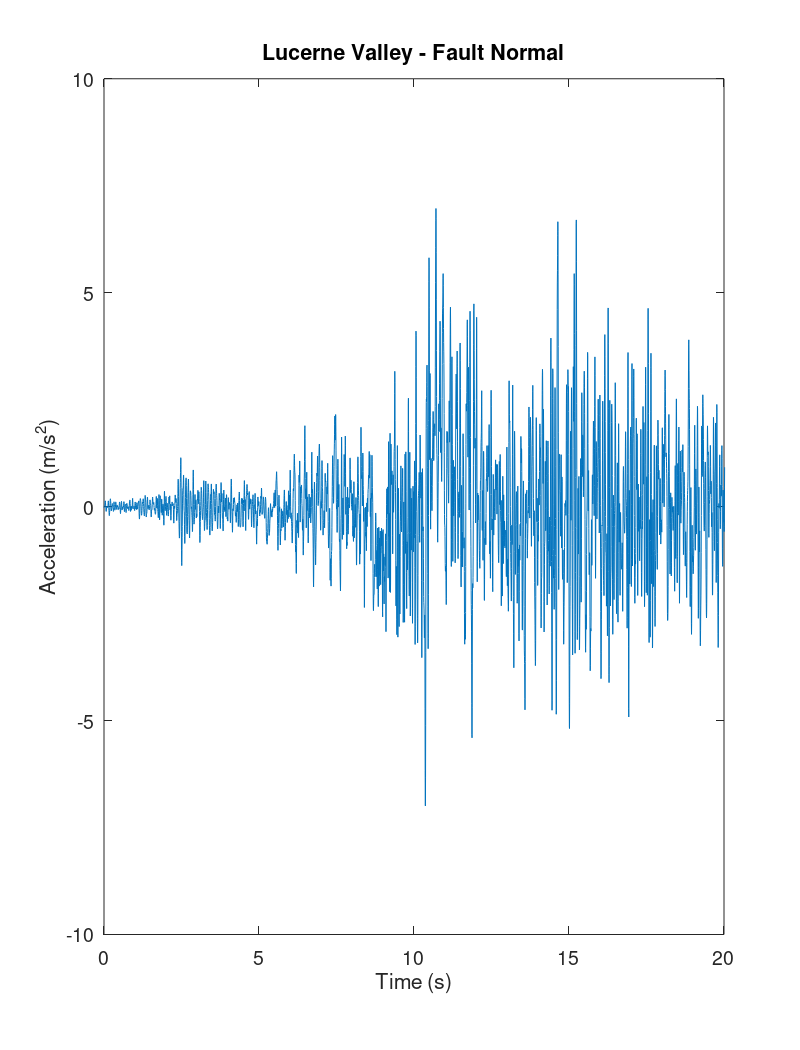

Here is the MATLAB script that generated this plot:
close all; clear all;
orient tall
data_fn=load('lucerne_fn.dat');
g=9.81;

dt=0.004;
[m,n]=size(data_fn);
k=1;
for i=1:m
for j=1:n
   A_fn(k)=data_fn(i,j)/100;   %change units from cm/s^2 to m/s^2
   Time(k)=dt*(k-1);
   k=k+1;
end
end

plot(Time,A_fn)
set(gca,'FontSize',14)
title('Lucerne Valley - Fault Normal')
axis([0 20 -10 10])
xlabel('Time (s)')
ylabel('Acceleration (m/s^2)')


